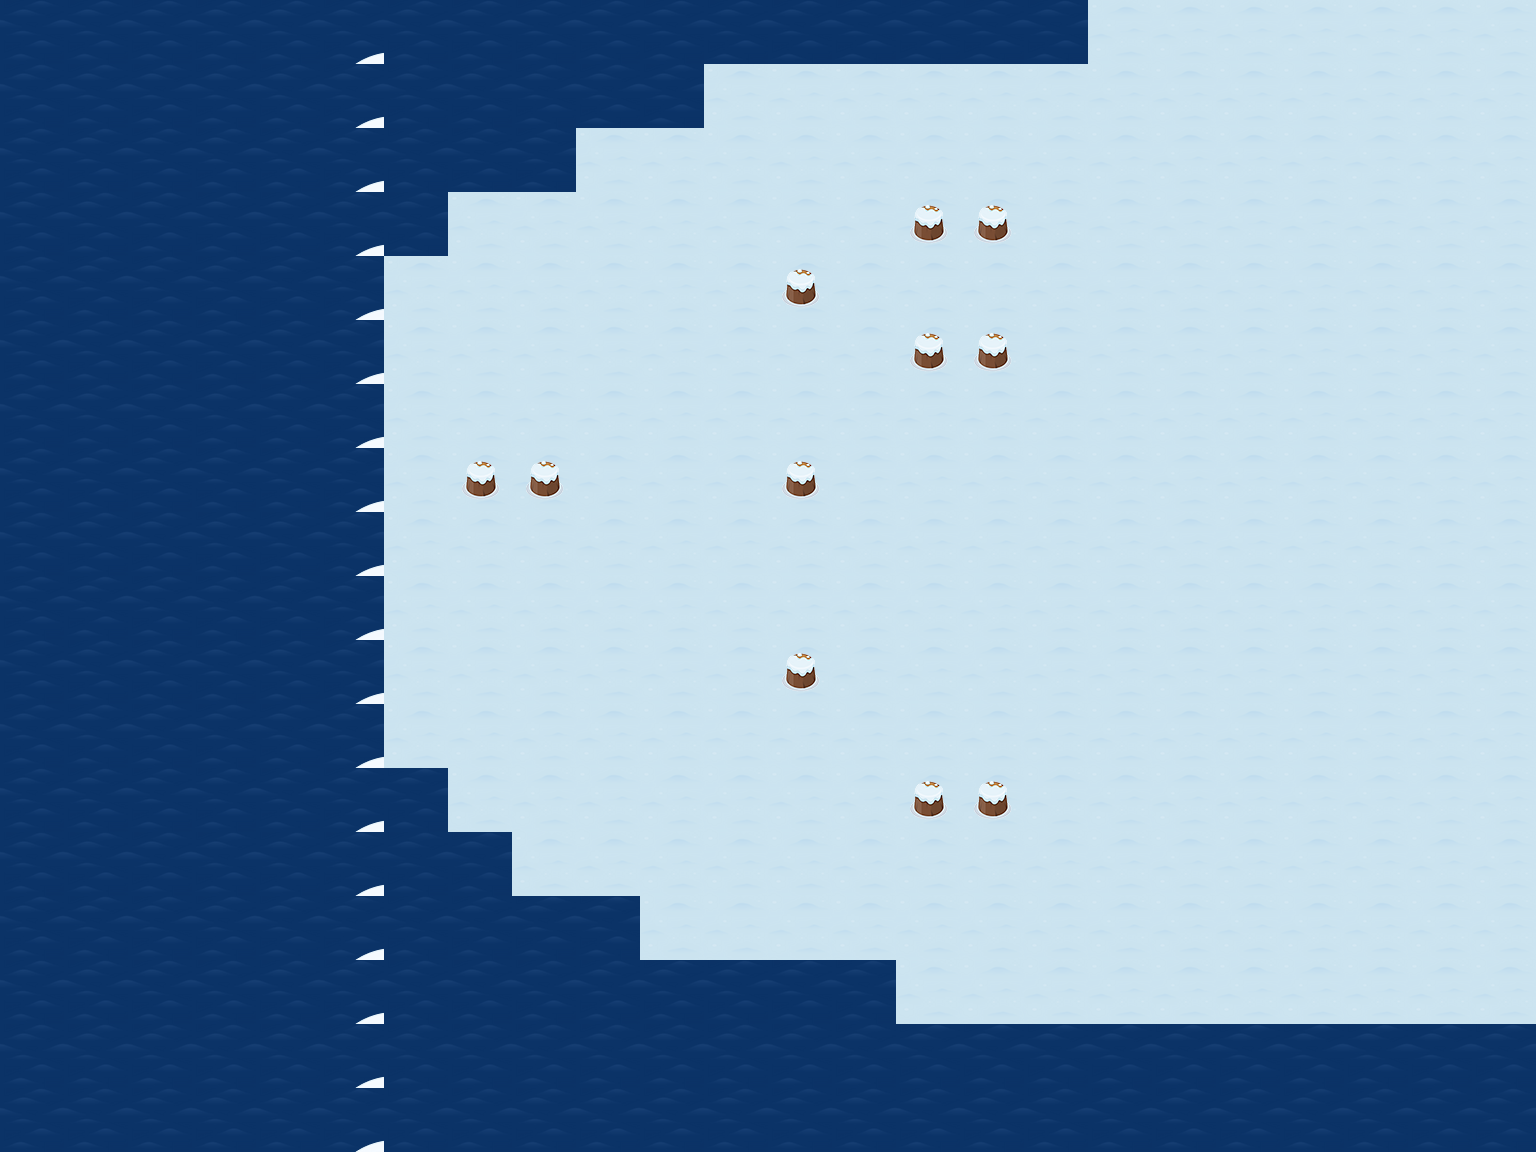

The image is a tile-based game level rendered from a .tmx file. Its description and source (layers, tilesets, objects; grid data summarised) follow:
An orthogonal 24x18 tile map with 64x64 px tiles, 7 tile layers (flour, onFlour, sinkLayer, blockLayer, ...) and 7 objects.

<map version="1.0" tiledversion="1.1.6" orientation="orthogonal" renderorder="right-down" width="24" height="18" tilewidth="64" tileheight="64" infinite="0" nextobjectid="17">
 <tileset firstgid="1" name="tileSheetWinter" tilewidth="64" tileheight="64" tilecount="247" columns="13">
  <image source="../../ГРАФИКА/SHEETS/winter/tileSheetWinter.png" width="832" height="1216" />
 </tileset>
 <layer name="flour" width="24" height="18">
  <data>[432 cells, 432 non-empty, 2 distinct tile ids]</data>
 </layer>
 <layer name="onFlour" width="24" height="18">
  <data>[432 cells, 11 non-empty, 1 distinct tile ids]</data>
 </layer>
 <layer name="sinkLayer" width="24" height="18">
  <data>[432 cells, 0 non-empty, 0 distinct tile ids]</data>
 </layer>
 <layer name="blockLayer" width="24" height="18">
  <data>[432 cells, 0 non-empty, 0 distinct tile ids]</data>
 </layer>
 <layer name="onBlockLayer" width="24" height="18">
  <data>[432 cells, 0 non-empty, 0 distinct tile ids]</data>
 </layer>
 <layer name="railing" width="24" height="18">
  <data>[432 cells, 0 non-empty, 0 distinct tile ids]</data>
 </layer>
 <objectgroup name="playerLayer">
  <object id="2" gid="216" x="1440" y="989" width="64" height="64">
   <properties>
    <property name="type" value="scene1Goal" />
   </properties>
  </object>
 </objectgroup>
 <objectgroup name="objectLayer">
  <object id="10" gid="196" x="1089.5" y="126.833" width="64" height="64">
   <properties>
    <property name="scene" type="int" value="1" />
    <property name="sprite" value="needToHit" />
    <property name="type" value="barrel" />
   </properties>
  </object>
  <object id="11" gid="196" x="1091.83" y="253.167" width="64" height="64">
   <properties>
    <property name="scene" type="int" value="1" />
    <property name="sprite" value="needToHit" />
    <property name="type" value="barrel" />
   </properties>
  </object>
  <object id="12" gid="196" x="1089.17" y="386.5" width="64" height="64">
   <properties>
    <property name="scene" type="int" value="1" />
    <property name="sprite" value="needToHit" />
    <property name="type" value="barrel" />
   </properties>
  </object>
  <object id="14" gid="196" x="1342.83" y="516.833" width="64" height="64">
   <properties>
    <property name="scene" type="int" value="1" />
    <property name="sprite" value="needToHit" />
    <property name="type" value="barrel" />
   </properties>
  </object>
  <object id="15" gid="196" x="1344.17" y="702.167" width="64" height="64">
   <properties>
    <property name="scene" type="int" value="1" />
    <property name="sprite" value="needToHit" />
    <property name="type" value="barrel" />
   </properties>
  </object>
  <object id="16" gid="196" x="1346.83" y="890.167" width="64" height="64">
   <properties>
    <property name="scene" type="int" value="1" />
    <property name="sprite" value="needToHit" />
    <property name="type" value="barrel" />
   </properties>
  </object>
 </objectgroup>
 <layer name="upperLayer" width="24" height="18">
  <data>[432 cells, 18 non-empty, 1 distinct tile ids]</data>
 </layer>
</map>
